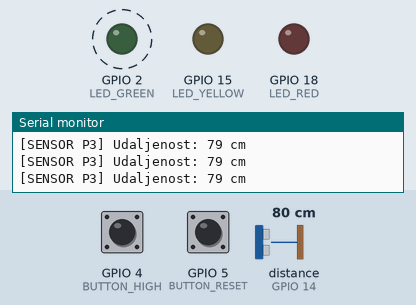
This sketch was run on a simulated ESP32. Shown: output pins drawn as LEDs (lit = HIGH), the last lines printed to the serial monitor. Wiring (from diagram.json): ultrasonic range finder: trigger GPIO 12; echo GPIO 14. Dashed ring = blinking. The inputs (shaded band) are chosen by the test bench; at power-on: distance to the obstacle (sensor on GPIO 14) 80 cm, GPIO 4 (BUTTON_HIGH) HIGH, GPIO 5 (BUTTON_RESET) HIGH. The echo pulse lasts 58.3 µs per cm; pins used as bus, display or sensor lines are not drawn.

Above: at 1.8 s.
1.9 s: distance to the obstacle (sensor on GPIO 14) set to 23 cm
5.0 s: distance to the obstacle (sensor on GPIO 14) set to 19 cm
At 5.4 s:
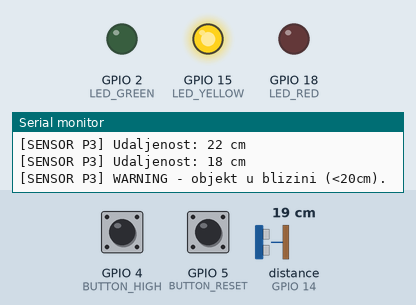
6.5 s: GPIO 4 (BUTTON_HIGH) pulled LOW for 0.65 s
At 7.3 s:
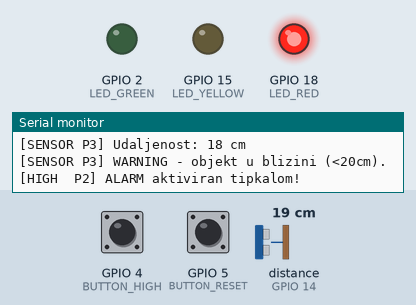
8.6 s: GPIO 5 (BUTTON_RESET) pulled LOW for 0.65 s
At 9.0 s:
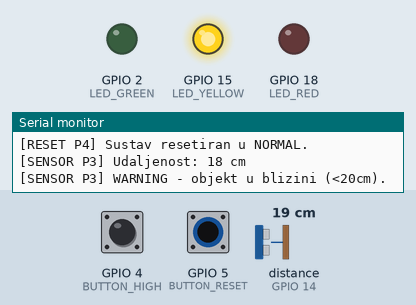
10.7 s: distance to the obstacle (sensor on GPIO 14) set to 35 cm
At 11.3 s:
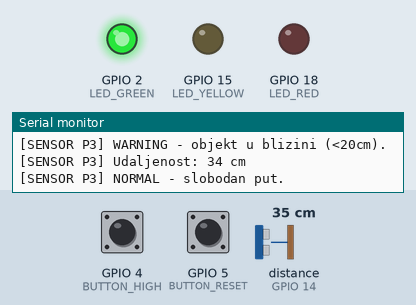
13.8 s: distance to the obstacle (sensor on GPIO 14) set to 18 cm
At 14.8 s:
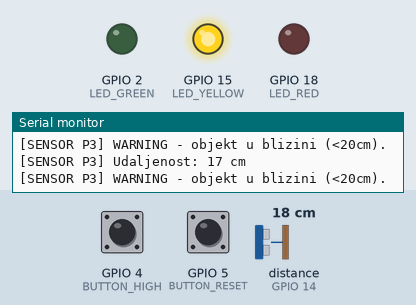
Timing chart, 0 to 16.6 s (numbered marks = the images above; inputs shaded):
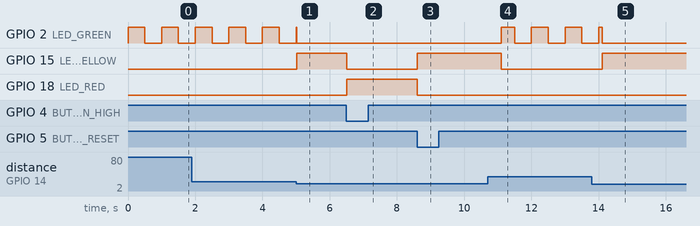

The sketch:

sketch.ino
```cpp
/**
 * @file sketch.ino
 * @brief RUS Lab1 - Upravljanje višestrukim prekidima na ESP32
 *
 * @mainpage RUS Lab1: Višestruki prekidi i prioritizacija na ESP32
 *
 * @section opis Opis projekta
 * Demonstracija višestrukih prekida s definiranom hijerarhijom prioriteta.
 * Koriste se 3 neovisna izvora prekida:
 *  - Hardware Timer0 (najviši prioritet) - okida se svakih 2 sekunde
 *  - Tipkalo BUTTON_HIGH (visoki prioritet) - forsira ALARM stanje
 *  - Tipkalo BUTTON_RESET (niski prioritet) - resetira sustav
 *
 * Senzor HC-SR04 koristi polling (srednji prioritet u loop-u).
 *
 * @section prioriteti Hijerarhija prioriteta
 * | Prioritet | Izvor         | Akcija                    |
 * |-----------|---------------|---------------------------|
 * | 1-NAJVIŠI | Timer0 ISR    | Heartbeat log svake 2s    |
 * | 2-VISOKI  | BUTTON_HIGH   | Prebaci u ALARM           |
 * | 3-SREDNJI | HC-SR04       | WARNING ili ALARM po dist.|
 * | 4-NISKI   | BUTTON_RESET  | Vrati u NORMAL            |
 *
 * @section stanja Stanja sustava
 * - NORMAL  -> zelena LED trepce
 * - WARNING -> zuta LED upaljena (objekt < 20cm)
 * - ALARM   -> crvena LED upaljena (tipkalo ili objekt < 10cm)
 *
 * @author Bosnjak
 * @date Ozujak 2025.
 * @version 2.0
 */

#define LED_GREEN   2
#define LED_YELLOW  15
#define LED_RED     18

#define BUTTON_HIGH  4
#define BUTTON_RESET 5

#define TRIG_PIN 12
#define ECHO_PIN 14

#define DEBOUNCE_MS      200
#define SENSOR_INTERVAL  500
#define TIMER_INTERVAL   2000000
#define DIST_WARNING     20
#define DIST_ALARM       10

/**
 * @brief Enumeracija stanja sustava koristena u state machine logici.
 */
enum State { NORMAL, WARNING, ALARM };
volatile State currentState = NORMAL;

volatile bool timerFlag  = false;
volatile bool highFlag   = false;
volatile bool resetFlag  = false;
volatile int  timerCount = 0;

volatile unsigned long lastHighPress  = 0;
volatile unsigned long lastResetPress = 0;
unsigned long lastSensor = 0;

/**
 * @brief Mutex za zastitu dijeljenih varijabli izmedju ISR-ova i loop()-a.
 *
 * ESP32 podrzava nested interrupts - dva ISR-a mogu prekinuti jedan drugog.
 * portENTER_CRITICAL_ISR/portEXIT_CRITICAL_ISR osiguravaju atomarno
 * postavljanje zastavica bez race conditiona.
 */
portMUX_TYPE mux = portMUX_INITIALIZER_UNLOCKED;

hw_timer_t *timer0 = NULL;

/**
 * @brief ISR za Hardware Timer0 - NAJVISI prioritet.
 *
 * Okida se svakih 2 sekunde. Koristi portENTER_CRITICAL_ISR za
 * atomarno postavljanje zastavice. IRAM_ATTR - izvrsava se iz RAM-a.
 */
void IRAM_ATTR timerISR() {
  portENTER_CRITICAL_ISR(&mux);
  timerFlag = true;
  timerCount++;
  portEXIT_CRITICAL_ISR(&mux);
}

/**
 * @brief ISR za tipkalo BUTTON_HIGH - VISOKI prioritet.
 *
 * Okida se na padajuci brid (FALLING). Provodi debounce provjeru.
 * Postavlja highFlag koji loop() obradjuje kao prijelaz u ALARM.
 *
 * @note IRAM_ATTR je obavezan na ESP32 za sve ISR funkcije.
 */
void IRAM_ATTR isrButtonHigh() {
  unsigned long now = millis();
  if (now - lastHighPress > DEBOUNCE_MS) {
    portENTER_CRITICAL_ISR(&mux);
    highFlag = true;
    lastHighPress = now;
    portEXIT_CRITICAL_ISR(&mux);
  }
}

/**
 * @brief ISR za tipkalo BUTTON_RESET - NISKI prioritet.
 *
 * Okida se na padajuci brid (FALLING). Provodi debounce provjeru.
 * Postavlja resetFlag koji loop() obradjuje kao povratak u NORMAL.
 */
void IRAM_ATTR isrButtonReset() {
  unsigned long now = millis();
  if (now - lastResetPress > DEBOUNCE_MS) {
    portENTER_CRITICAL_ISR(&mux);
    resetFlag = true;
    lastResetPress = now;
    portEXIT_CRITICAL_ISR(&mux);
  }
}

/**
 * @brief Mjeri udaljenost pomocu HC-SR04 ultrazvucnog senzora.
 *
 * Salje 10us impuls na TRIG i mjeri trajanje ECHO pulsa.
 * Formula: udaljenost = (trajanje * 0.034) / 2
 *
 * @return Udaljenost u cm, ili 999 ako mjerenje nije uspjelo.
 */
long readDistance() {
  digitalWrite(TRIG_PIN, LOW);
  delayMicroseconds(2);
  digitalWrite(TRIG_PIN, HIGH);
  delayMicroseconds(10);
  digitalWrite(TRIG_PIN, LOW);
  long duration = pulseIn(ECHO_PIN, HIGH, 30000);
  if (duration == 0) return 999;
  return duration * 0.034 / 2;
}

/**
 * @brief Azurira LED diode prema trenutnom stanju state machine-a.
 *
 * - NORMAL  : zelena trepce (500ms period)
 * - WARNING : zuta upaljena, ostale ugasene
 * - ALARM   : crvena upaljena, ostale ugasene
 */
void updateLEDs() {
  switch (currentState) {
    case NORMAL:
      digitalWrite(LED_GREEN,  (millis() % 1000) < 500);
      digitalWrite(LED_YELLOW, LOW);
      digitalWrite(LED_RED,    LOW);
      break;
    case WARNING:
      digitalWrite(LED_GREEN,  LOW);
      digitalWrite(LED_YELLOW, HIGH);
      digitalWrite(LED_RED,    LOW);
      break;
    case ALARM:
      digitalWrite(LED_GREEN,  LOW);
      digitalWrite(LED_YELLOW, LOW);
      digitalWrite(LED_RED,    HIGH);
      break;
  }
}

/**
 * @brief Obradjuje sve aktivirane prekide prema definiranoj hijerarhiji.
 *
 * Redoslijed provjere zastavica odgovara prioritetima:
 *  1. timerFlag  - NAJVISI: heartbeat ispis
 *  2. highFlag   - VISOKI:  prebacuje u ALARM
 *  3. resetFlag  - NISKI:   vraca u NORMAL
 */
void handleInterrupts() {
  if (timerFlag) {
    portENTER_CRITICAL(&mux);
    timerFlag = false;
    int cnt = timerCount;
    portEXIT_CRITICAL(&mux);
    Serial.print("[TIMER P1] Heartbeat #");
    Serial.print(cnt);
    Serial.print(" | Stanje: ");
    Serial.println(currentState == NORMAL  ? "NORMAL"  :
                   currentState == WARNING ? "WARNING" : "ALARM");
  }

  if (highFlag) {
    portENTER_CRITICAL(&mux);
    highFlag = false;
    portEXIT_CRITICAL(&mux);
    currentState = ALARM;
    Serial.println("[HIGH  P2] ALARM aktiviran tipkalom!");
  }

  if (resetFlag) {
    portENTER_CRITICAL(&mux);
    resetFlag = false;
    portEXIT_CRITICAL(&mux);
    currentState = NORMAL;
    Serial.println("[RESET P4] Sustav resetiran u NORMAL.");
  }
}

/**
 * @brief Inicijalizacija sustava - izvrsava se jednom pri pokretanju.
 *
 * Konfigurira GPIO pinove, vanjske prekide i Hardware Timer0.
 * Timer frekvencija: 1MHz = 1 tick svaka mikrosekunda.
 * Alarm na 2.000.000 tickova = tocno 2 sekunde, autoreload=true.
 */
void setup() {
  Serial.begin(115200);
  Serial.println("=== RUS Lab1 - Visestruki prekidi ESP32 ===");
  Serial.println("Prioriteti: Timer(P1) > ButtonHIGH(P2) > Senzor(P3) > ButtonRESET(P4)");

  pinMode(LED_GREEN,  OUTPUT);
  pinMode(LED_YELLOW, OUTPUT);
  pinMode(LED_RED,    OUTPUT);
  pinMode(BUTTON_HIGH,  INPUT_PULLUP);
  pinMode(BUTTON_RESET, INPUT_PULLUP);
  pinMode(TRIG_PIN, OUTPUT);
  pinMode(ECHO_PIN, INPUT);

  attachInterrupt(digitalPinToInterrupt(BUTTON_HIGH),  isrButtonHigh,  FALLING);
  attachInterrupt(digitalPinToInterrupt(BUTTON_RESET), isrButtonReset, FALLING);

  timer0 = timerBegin(1000000);
  timerAttachInterrupt(timer0, &timerISR);
  timerAlarm(timer0, TIMER_INTERVAL, true, 0);

  Serial.println("Inicijalizacija zavrsena. Cekam dogadjaje...");
}

/**
 * @brief Glavna programska petlja.
 *
 * Redoslijed izvrsavanja u svakoj iteraciji:
 *  1. handleInterrupts() - obrada zastavica po prioritetu
 *  2. Ocitavanje senzora svakih 500ms (polling, P3)
 *  3. updateLEDs() - prikaz trenutnog stanja
 *
 * @note pulseIn() nije siguran unutar ISR konteksta pa senzor
 *       koristi polling pristup umjesto prekida.
 */
void loop() {
  unsigned long now = millis();

  handleInterrupts();

  if (now - lastSensor > SENSOR_INTERVAL && currentState != ALARM) {
    lastSensor = now;
    long dist = readDistance();
    Serial.print("[SENSOR P3] Udaljenost: ");
    Serial.print(dist);
    Serial.println(" cm");

    if (dist < DIST_ALARM) {
      currentState = ALARM;
      Serial.println("[SENSOR P3] ALARM - objekt preblizu (<10cm)!");
    } else if (dist < DIST_WARNING) {
      currentState = WARNING;
      Serial.println("[SENSOR P3] WARNING - objekt u blizini (<20cm).");
    } else if (currentState == WARNING) {
      currentState = NORMAL;
      Serial.println("[SENSOR P3] NORMAL - slobodan put.");
    }
  }

  updateLEDs();
}
```

Measured:
- the behaviour switches between 21 and 20 cm on distance to the obstacle (sensor on GPIO 14) (found by bisection; images 0 and 1)
- after the input at 5.0 s, GPIO 15 (LED_YELLOW): LOW → HIGH at once
- after the input at 6.5 s, GPIO 15 (LED_YELLOW): HIGH → LOW at once; GPIO 18 (LED_RED): LOW → HIGH at once
- after the input at 8.6 s, GPIO 15 (LED_YELLOW): LOW → HIGH at once; GPIO 18 (LED_RED): HIGH → LOW at once
- after the input at 10.7 s, GPIO 2 (LED_GREEN): LOW → HIGH after 0.41 s, then repeats every 1.0 s: LOW 0.50 s, HIGH 0.50 s; GPIO 15 (LED_YELLOW): HIGH → LOW after 0.41 s
- after the input at 13.8 s, GPIO 15 (LED_YELLOW): LOW → HIGH after 0.31 s
- by itself, GPIO 2 (LED_GREEN): alternates HIGH for 0.50 s and LOW for 0.50 s
